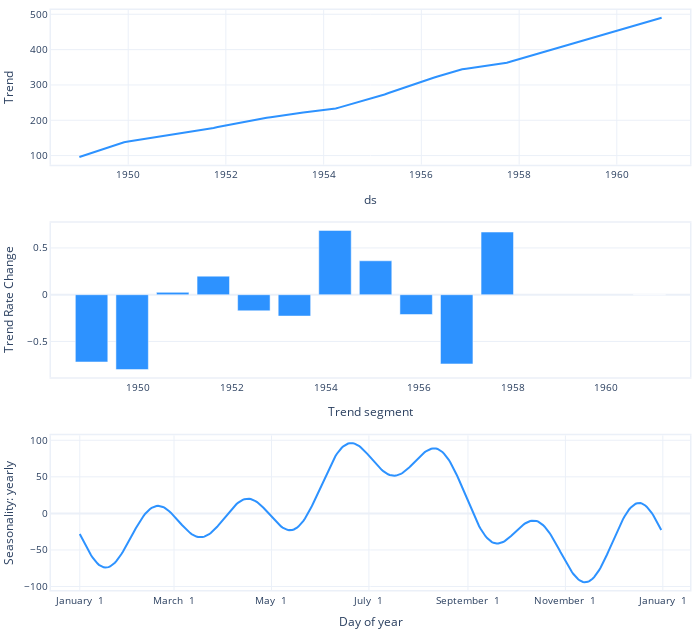

The cell this chart's notebook holds for it:
### Markdown cell above
Visualizing the change points in Neural Prophet

### Code cell
m1.plot_parameters(plotting_backend="plotly")

### Figure 1 — Plotly figure (JSON) as saved in the notebook; plotly's stock layout.template omitted (floating-point values rounded to 4 significant figures; data arrays with more than 128 entries replaced by an {"elided": "..."} marker saying what was removed)
{"data": [{"fill": "none", "line": {"color": "#2d92ff", "width": 2}, "mode": "lines", "name": "Trend", "type": "scatter", "x": {"elided": "144 str values"}, "xaxis": "x", "y": {"elided": "144 float values"}, "yaxis": "y"}, {"marker": {"color": "#2d92ff"}, "name": "Trend Rate Change", "type": "bar", "x": ["1949-01-01T00:00:00", "1949-11-13T12:13:05.454545", "1950-09-26T00:26:10.909091", "1951-08-08T12:39:16.363636", "1952-06-20T00:52:21.818182", "1953-05-02T13:05:27.272727", "1954-03-15T01:18:32.727273", "1955-01-25T13:31:38.181818", "1955-12-08T01:44:43.636364", "1956-10-19T13:57:49.090909", "1957-09-01T02:10:54.545455", "1960-12-01T00:00:00"], "xaxis": "x2", "y": [-0.7191, -0.8004, 0.02525, 0.1985, -0.1721, -0.2284, 0.6873, 0.3625, -0.2116, -0.74, 0.6697, 0], "yaxis": "y2"}, {"fill": "none", "line": {"color": "#2d92ff", "width": 2}, "mode": "lines", "name": "yearly", "type": "scatter", "x": {"elided": "365 str values"}, "xaxis": "x3", "y": {"elided": "365 float values"}, "yaxis": "y3"}], "layout": {"autosize": true, "font": {"size": 10}, "height": 630, "hovermode": "x unified", "margin": {"b": 0, "l": 0, "pad": 0, "r": 10, "t": 10}, "showlegend": false, "title": {"font": {"size": 12}}, "width": 700, "xaxis": {"anchor": "y", "domain": [0, 1], "linewidth": 1.5, "mirror": true, "range": ["1948-06-03T00:00:00", "1961-07-01T00:00:00"], "showline": true, "title": {"text": "ds"}, "type": "date"}, "xaxis2": {"anchor": "y2", "domain": [0, 1], "linewidth": 1.5, "mirror": true, "range": ["1948-02-19T11:46:54.545455", "1961-10-13T12:13:05.454545"], "showline": true, "title": {"text": "Trend segment"}, "type": "date"}, "xaxis3": {"anchor": "y3", "domain": [0, 1], "linewidth": 1.5, "mirror": true, "range": ["2016-12-14T00:00:00", "2018-01-18T00:00:00"], "showline": true, "tickformat": "%B %e", "title": {"text": "Day of year"}}, "yaxis": {"anchor": "x", "domain": [0.7333, 1], "linewidth": 1.5, "mirror": true, "rangemode": "normal", "showline": true, "title": {"text": "Trend"}}, "yaxis2": {"anchor": "x2", "domain": [0.3667, 0.6333], "linewidth": 1.5, "mirror": true, "rangemode": "normal", "showline": true, "title": {"text": "Trend Rate Change"}}, "yaxis3": {"anchor": "x3", "domain": [0, 0.2667], "linewidth": 1.5, "mirror": true, "rangemode": "normal", "showline": true, "title": {"text": "Seasonality: yearly"}}}}
